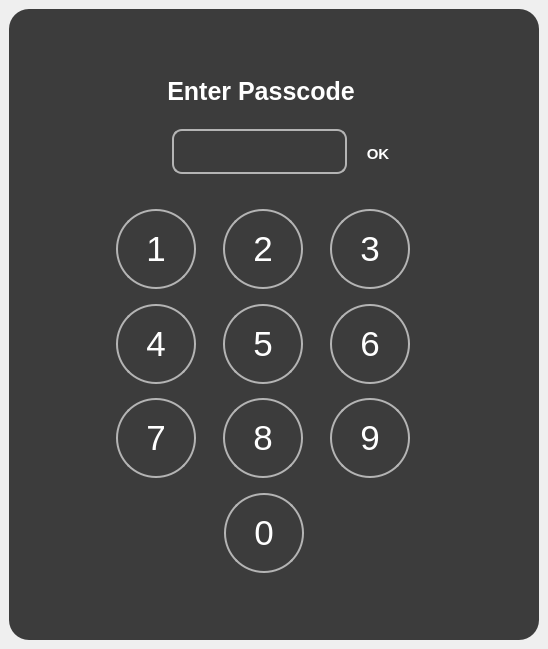
<?xml version="1.0" encoding="UTF-8"?>
<ui version="4.0">
 <class>MainWindow</class>
 <widget class="QMainWindow" name="MainWindow">
  <property name="geometry">
   <rect>
    <x>0</x>
    <y>0</y>
    <width>548</width>
    <height>649</height>
   </rect>
  </property>
  <property name="windowTitle">
   <string>MainWindow</string>
  </property>
  <widget class="QWidget" name="centralwidget">
   <layout class="QVBoxLayout" name="verticalLayout">
    <item>
     <widget class="QFrame" name="main_frame">
      <property name="styleSheet">
       <string notr="true">background-color: rgb(60, 60, 60);
border-radius : 20px</string>
      </property>
      <property name="frameShape">
       <enum>QFrame::StyledPanel</enum>
      </property>
      <property name="frameShadow">
       <enum>QFrame::Raised</enum>
      </property>
      <layout class="QVBoxLayout" name="verticalLayout_2">
       <property name="spacing">
        <number>0</number>
       </property>
       <property name="leftMargin">
        <number>50</number>
       </property>
       <property name="topMargin">
        <number>64</number>
       </property>
       <property name="rightMargin">
        <number>70</number>
       </property>
       <property name="bottomMargin">
        <number>50</number>
       </property>
       <item>
        <widget class="QFrame" name="frame_8">
         <property name="maximumSize">
          <size>
           <width>16777215</width>
           <height>120</height>
          </size>
         </property>
         <property name="frameShape">
          <enum>QFrame::StyledPanel</enum>
         </property>
         <property name="frameShadow">
          <enum>QFrame::Raised</enum>
         </property>
         <layout class="QVBoxLayout" name="verticalLayout_3">
          <property name="spacing">
           <number>0</number>
          </property>
          <property name="leftMargin">
           <number>19</number>
          </property>
          <property name="topMargin">
           <number>0</number>
          </property>
          <property name="rightMargin">
           <number>9</number>
          </property>
          <property name="bottomMargin">
           <number>14</number>
          </property>
          <item>
           <widget class="QFrame" name="passcode_frame">
            <property name="frameShape">
             <enum>QFrame::StyledPanel</enum>
            </property>
            <property name="frameShadow">
             <enum>QFrame::Raised</enum>
            </property>
            <layout class="QHBoxLayout" name="horizontalLayout_6">
             <property name="spacing">
              <number>0</number>
             </property>
             <property name="leftMargin">
              <number>0</number>
             </property>
             <property name="topMargin">
              <number>0</number>
             </property>
             <property name="rightMargin">
              <number>16</number>
             </property>
             <property name="bottomMargin">
              <number>0</number>
             </property>
             <item>
              <widget class="QLabel" name="passcode_label">
               <property name="sizePolicy">
                <sizepolicy hsizetype="Preferred" vsizetype="Preferred">
                 <horstretch>0</horstretch>
                 <verstretch>0</verstretch>
                </sizepolicy>
               </property>
               <property name="maximumSize">
                <size>
                 <width>16777215</width>
                 <height>20</height>
                </size>
               </property>
               <property name="styleSheet">
                <string notr="true">QLabel{
	background-color: transparent;
	color: rgb(255, 255, 255);
	font: bold 25px;
}</string>
               </property>
               <property name="text">
                <string>Enter Passcode</string>
               </property>
               <property name="alignment">
                <set>Qt::AlignCenter</set>
               </property>
              </widget>
             </item>
            </layout>
           </widget>
          </item>
          <item>
           <widget class="QFrame" name="result_frame">
            <property name="maximumSize">
             <size>
              <width>16777215</width>
              <height>70</height>
             </size>
            </property>
            <property name="styleSheet">
             <string notr="true">background-color: transparent;</string>
            </property>
            <property name="frameShape">
             <enum>QFrame::StyledPanel</enum>
            </property>
            <property name="frameShadow">
             <enum>QFrame::Raised</enum>
            </property>
            <layout class="QHBoxLayout" name="horizontalLayout_2">
             <property name="leftMargin">
              <number>94</number>
             </property>
             <property name="topMargin">
              <number>20</number>
             </property>
             <property name="rightMargin">
              <number>57</number>
             </property>
             <property name="bottomMargin">
              <number>5</number>
             </property>
             <item>
              <widget class="QLineEdit" name="display_line">
               <property name="sizePolicy">
                <sizepolicy hsizetype="Preferred" vsizetype="Preferred">
                 <horstretch>0</horstretch>
                 <verstretch>0</verstretch>
                </sizepolicy>
               </property>
               <property name="minimumSize">
                <size>
                 <width>0</width>
                 <height>40</height>
                </size>
               </property>
               <property name="styleSheet">
                <string notr="true">QLineEdit {
    border: 2px solid rgb(180, 180, 180);
    border-radius: 10px;
    padding: 0 8px;
    background-color: transparent;
    color: rgb(255, 255, 255);
    font: bold 15px;
}</string>
               </property>
               <property name="text">
                <string/>
               </property>
               <property name="readOnly">
                <bool>true</bool>
               </property>
              </widget>
             </item>
             <item>
              <widget class="QPushButton" name="button_ok">
               <property name="sizePolicy">
                <sizepolicy hsizetype="Preferred" vsizetype="Preferred">
                 <horstretch>0</horstretch>
                 <verstretch>0</verstretch>
                </sizepolicy>
               </property>
               <property name="minimumSize">
                <size>
                 <width>50</width>
                 <height>50</height>
                </size>
               </property>
               <property name="maximumSize">
                <size>
                 <width>50</width>
                 <height>70</height>
                </size>
               </property>
               <property name="styleSheet">
                <string notr="true">QPushButton {
    background-color: transparent;
	color: rgb(255, 255, 255);
    font: bold 15px;
    padding: 6px;
}


QPushButton:pressed {
    color: rgb(180, 180, 180);
}</string>
               </property>
               <property name="text">
                <string>OK</string>
               </property>
              </widget>
             </item>
            </layout>
           </widget>
          </item>
         </layout>
        </widget>
       </item>
       <item>
        <widget class="QFrame" name="keypad_frame">
         <property name="frameShape">
          <enum>QFrame::StyledPanel</enum>
         </property>
         <property name="frameShadow">
          <enum>QFrame::Raised</enum>
         </property>
         <layout class="QVBoxLayout" name="verticalLayout_6">
          <property name="spacing">
           <number>0</number>
          </property>
          <property name="leftMargin">
           <number>30</number>
          </property>
          <property name="rightMargin">
           <number>30</number>
          </property>
          <property name="bottomMargin">
           <number>10</number>
          </property>
          <item>
           <widget class="QFrame" name="frame_123">
            <property name="styleSheet">
             <string notr="true">background-color: transparent;</string>
            </property>
            <property name="frameShape">
             <enum>QFrame::StyledPanel</enum>
            </property>
            <property name="frameShadow">
             <enum>QFrame::Raised</enum>
            </property>
            <layout class="QHBoxLayout" name="horizontalLayout_3">
             <property name="spacing">
              <number>0</number>
             </property>
             <property name="leftMargin">
              <number>0</number>
             </property>
             <property name="topMargin">
              <number>0</number>
             </property>
             <property name="rightMargin">
              <number>0</number>
             </property>
             <property name="bottomMargin">
              <number>0</number>
             </property>
             <item>
              <widget class="QPushButton" name="button_1">
               <property name="sizePolicy">
                <sizepolicy hsizetype="Preferred" vsizetype="Preferred">
                 <horstretch>0</horstretch>
                 <verstretch>0</verstretch>
                </sizepolicy>
               </property>
               <property name="minimumSize">
                <size>
                 <width>80</width>
                 <height>80</height>
                </size>
               </property>
               <property name="maximumSize">
                <size>
                 <width>80</width>
                 <height>80</height>
                </size>
               </property>
               <property name="styleSheet">
                <string notr="true">QPushButton {
    background-color: transparent;
	color: rgb(255, 255, 255);
	border-style: solid;
    border-width: 2px;
    border-radius: 40px;
    border-color: rgb(180, 180, 180);
    font: 35px;
    padding: 6px;
}


QPushButton:hover{
    background-color:rgb(85, 85, 85);
}

QPushButton:pressed {
    background-color: rgb(180, 180, 180);
	border-color: rgb(180, 180, 180);
}</string>
               </property>
               <property name="text">
                <string>1</string>
               </property>
              </widget>
             </item>
             <item>
              <widget class="QPushButton" name="button_2">
               <property name="sizePolicy">
                <sizepolicy hsizetype="Preferred" vsizetype="Preferred">
                 <horstretch>0</horstretch>
                 <verstretch>0</verstretch>
                </sizepolicy>
               </property>
               <property name="minimumSize">
                <size>
                 <width>80</width>
                 <height>80</height>
                </size>
               </property>
               <property name="maximumSize">
                <size>
                 <width>80</width>
                 <height>80</height>
                </size>
               </property>
               <property name="styleSheet">
                <string notr="true">QPushButton {
    background-color: transparent;
	color: rgb(255, 255, 255);
	border-style: solid;
    border-width: 2px;
    border-radius: 40px;
    border-color: rgb(180, 180, 180);
    font: 35px;
    padding: 6px;
}


QPushButton:hover{
    background-color:rgb(85, 85, 85);
}

QPushButton:pressed {
    background-color: rgb(180, 180, 180);
	border-color: rgb(180, 180, 180);
}</string>
               </property>
               <property name="text">
                <string>2</string>
               </property>
              </widget>
             </item>
             <item>
              <widget class="QPushButton" name="button_3">
               <property name="sizePolicy">
                <sizepolicy hsizetype="Preferred" vsizetype="Preferred">
                 <horstretch>0</horstretch>
                 <verstretch>0</verstretch>
                </sizepolicy>
               </property>
               <property name="minimumSize">
                <size>
                 <width>80</width>
                 <height>80</height>
                </size>
               </property>
               <property name="maximumSize">
                <size>
                 <width>80</width>
                 <height>80</height>
                </size>
               </property>
               <property name="font">
                <font>
                 <pointsize>-1</pointsize>
                 <weight>50</weight>
                 <italic>false</italic>
                 <bold>false</bold>
                </font>
               </property>
               <property name="styleSheet">
                <string notr="true">QPushButton {
    background-color: transparent;
	color: rgb(255, 255, 255);
	border-style: solid;
    border-width: 2px;
    border-radius: 40px;
    border-color: rgb(180, 180, 180);
    font: 35px;
    padding: 6px;
}


QPushButton:hover{
    background-color:rgb(85, 85, 85);
}

QPushButton:pressed {
    background-color: rgb(180, 180, 180);
	border-color: rgb(180, 180, 180);
}</string>
               </property>
               <property name="text">
                <string>3</string>
               </property>
              </widget>
             </item>
            </layout>
           </widget>
          </item>
          <item>
           <widget class="QFrame" name="frame_456">
            <property name="styleSheet">
             <string notr="true">background-color: transparent;</string>
            </property>
            <property name="frameShape">
             <enum>QFrame::StyledPanel</enum>
            </property>
            <property name="frameShadow">
             <enum>QFrame::Raised</enum>
            </property>
            <layout class="QHBoxLayout" name="horizontalLayout">
             <property name="spacing">
              <number>0</number>
             </property>
             <property name="leftMargin">
              <number>0</number>
             </property>
             <property name="topMargin">
              <number>0</number>
             </property>
             <property name="rightMargin">
              <number>0</number>
             </property>
             <property name="bottomMargin">
              <number>0</number>
             </property>
             <item>
              <widget class="QPushButton" name="button_4">
               <property name="sizePolicy">
                <sizepolicy hsizetype="Preferred" vsizetype="Preferred">
                 <horstretch>0</horstretch>
                 <verstretch>0</verstretch>
                </sizepolicy>
               </property>
               <property name="minimumSize">
                <size>
                 <width>80</width>
                 <height>80</height>
                </size>
               </property>
               <property name="maximumSize">
                <size>
                 <width>80</width>
                 <height>80</height>
                </size>
               </property>
               <property name="styleSheet">
                <string notr="true">QPushButton {
    background-color: transparent;
	color: rgb(255, 255, 255);
	border-style: solid;
    border-width: 2px;
    border-radius: 40px;
    border-color: rgb(180, 180, 180);
    font: 35px;
    padding: 6px;
}


QPushButton:hover{
    background-color:rgb(85, 85, 85);
}

QPushButton:pressed {
    background-color: rgb(180, 180, 180);
	border-color: rgb(180, 180, 180);
}</string>
               </property>
               <property name="text">
                <string>4</string>
               </property>
              </widget>
             </item>
             <item>
              <widget class="QPushButton" name="button_5">
               <property name="sizePolicy">
                <sizepolicy hsizetype="Preferred" vsizetype="Preferred">
                 <horstretch>0</horstretch>
                 <verstretch>0</verstretch>
                </sizepolicy>
               </property>
               <property name="minimumSize">
                <size>
                 <width>80</width>
                 <height>80</height>
                </size>
               </property>
               <property name="maximumSize">
                <size>
                 <width>80</width>
                 <height>80</height>
                </size>
               </property>
               <property name="styleSheet">
                <string notr="true">QPushButton {
    background-color: transparent;
	color: rgb(255, 255, 255);
	border-style: solid;
    border-width: 2px;
    border-radius: 40px;
    border-color: rgb(180, 180, 180);
    font: 35px;
    padding: 6px;
}


QPushButton:hover{
    background-color:rgb(85, 85, 85);
}

QPushButton:pressed {
    background-color: rgb(180, 180, 180);
	border-color: rgb(180, 180, 180);
}</string>
               </property>
               <property name="text">
                <string>5</string>
               </property>
              </widget>
             </item>
             <item>
              <widget class="QPushButton" name="button_6">
               <property name="sizePolicy">
                <sizepolicy hsizetype="Preferred" vsizetype="Preferred">
                 <horstretch>0</horstretch>
                 <verstretch>0</verstretch>
                </sizepolicy>
               </property>
               <property name="minimumSize">
                <size>
                 <width>80</width>
                 <height>80</height>
                </size>
               </property>
               <property name="maximumSize">
                <size>
                 <width>80</width>
                 <height>80</height>
                </size>
               </property>
               <property name="styleSheet">
                <string notr="true">QPushButton {
    background-color: transparent;
	color: rgb(255, 255, 255);
	border-style: solid;
    border-width: 2px;
    border-radius: 40px;
    border-color: rgb(180, 180, 180);
    font: 35px;
    padding: 6px;
}


QPushButton:hover{
    background-color:rgb(85, 85, 85);
}

QPushButton:pressed {
    background-color: rgb(180, 180, 180);
	border-color: rgb(180, 180, 180);
}</string>
               </property>
               <property name="text">
                <string>6</string>
               </property>
              </widget>
             </item>
            </layout>
           </widget>
          </item>
          <item>
           <widget class="QFrame" name="frame_789">
            <property name="styleSheet">
             <string notr="true">background-color: transparent;</string>
            </property>
            <property name="frameShape">
             <enum>QFrame::StyledPanel</enum>
            </property>
            <property name="frameShadow">
             <enum>QFrame::Raised</enum>
            </property>
            <layout class="QHBoxLayout" name="horizontalLayout_4">
             <property name="spacing">
              <number>0</number>
             </property>
             <property name="leftMargin">
              <number>0</number>
             </property>
             <property name="topMargin">
              <number>0</number>
             </property>
             <property name="rightMargin">
              <number>0</number>
             </property>
             <property name="bottomMargin">
              <number>0</number>
             </property>
             <item>
              <widget class="QPushButton" name="button_7">
               <property name="sizePolicy">
                <sizepolicy hsizetype="Preferred" vsizetype="Preferred">
                 <horstretch>0</horstretch>
                 <verstretch>0</verstretch>
                </sizepolicy>
               </property>
               <property name="minimumSize">
                <size>
                 <width>80</width>
                 <height>80</height>
                </size>
               </property>
               <property name="maximumSize">
                <size>
                 <width>80</width>
                 <height>80</height>
                </size>
               </property>
               <property name="styleSheet">
                <string notr="true">QPushButton {
    background-color: transparent;
	color: rgb(255, 255, 255);
	border-style: solid;
    border-width: 2px;
    border-radius: 40px;
    border-color: rgb(180, 180, 180);
    font: 35px;
    padding: 6px;
}


QPushButton:hover{
    background-color:rgb(85, 85, 85);
}

QPushButton:pressed {
    background-color: rgb(180, 180, 180);
	border-color: rgb(180, 180, 180);
}</string>
               </property>
               <property name="text">
                <string>7</string>
               </property>
              </widget>
             </item>
             <item>
              <widget class="QPushButton" name="button_8">
               <property name="sizePolicy">
                <sizepolicy hsizetype="Preferred" vsizetype="Preferred">
                 <horstretch>0</horstretch>
                 <verstretch>0</verstretch>
                </sizepolicy>
               </property>
               <property name="minimumSize">
                <size>
                 <width>80</width>
                 <height>80</height>
                </size>
               </property>
               <property name="maximumSize">
                <size>
                 <width>80</width>
                 <height>80</height>
                </size>
               </property>
               <property name="styleSheet">
                <string notr="true">QPushButton {
    background-color: transparent;
	color: rgb(255, 255, 255);
	border-style: solid;
    border-width: 2px;
    border-radius: 40px;
    border-color: rgb(180, 180, 180);
    font: 35px;
    padding: 6px;
}


QPushButton:hover{
    background-color:rgb(85, 85, 85);
}

QPushButton:pressed {
    background-color: rgb(180, 180, 180);
	border-color: rgb(180, 180, 180);
}</string>
               </property>
               <property name="text">
                <string>8</string>
               </property>
              </widget>
             </item>
             <item>
              <widget class="QPushButton" name="button_9">
               <property name="sizePolicy">
                <sizepolicy hsizetype="Preferred" vsizetype="Preferred">
                 <horstretch>0</horstretch>
                 <verstretch>0</verstretch>
                </sizepolicy>
               </property>
               <property name="minimumSize">
                <size>
                 <width>80</width>
                 <height>80</height>
                </size>
               </property>
               <property name="maximumSize">
                <size>
                 <width>80</width>
                 <height>80</height>
                </size>
               </property>
               <property name="styleSheet">
                <string notr="true">QPushButton {
    background-color: transparent;
	color: rgb(255, 255, 255);
	border-style: solid;
    border-width: 2px;
    border-radius: 40px;
    border-color: rgb(180, 180, 180);
    font: 35px;
    padding: 6px;
}


QPushButton:hover{
    background-color:rgb(85, 85, 85);
}

QPushButton:pressed {
    background-color: rgb(180, 180, 180);
	border-color: rgb(180, 180, 180);
}</string>
               </property>
               <property name="text">
                <string>9</string>
               </property>
              </widget>
             </item>
            </layout>
           </widget>
          </item>
          <item>
           <widget class="QFrame" name="frame_0">
            <property name="frameShape">
             <enum>QFrame::StyledPanel</enum>
            </property>
            <property name="frameShadow">
             <enum>QFrame::Raised</enum>
            </property>
            <layout class="QHBoxLayout" name="horizontalLayout_5">
             <property name="spacing">
              <number>0</number>
             </property>
             <property name="leftMargin">
              <number>0</number>
             </property>
             <property name="topMargin">
              <number>0</number>
             </property>
             <property name="rightMargin">
              <number>0</number>
             </property>
             <property name="bottomMargin">
              <number>0</number>
             </property>
             <item>
              <widget class="QPushButton" name="button_0">
               <property name="sizePolicy">
                <sizepolicy hsizetype="Preferred" vsizetype="Preferred">
                 <horstretch>0</horstretch>
                 <verstretch>0</verstretch>
                </sizepolicy>
               </property>
               <property name="minimumSize">
                <size>
                 <width>80</width>
                 <height>80</height>
                </size>
               </property>
               <property name="maximumSize">
                <size>
                 <width>80</width>
                 <height>80</height>
                </size>
               </property>
               <property name="styleSheet">
                <string notr="true">QPushButton {
    background-color: transparent;
	color: rgb(255, 255, 255);
	border-style: solid;
    border-width: 2px;
    border-radius: 40px;
    border-color: rgb(180, 180, 180);
    font: 35px;
    padding: 6px;
}


QPushButton:hover{
    background-color:rgb(85, 85, 85);
}

QPushButton:pressed {
    background-color: rgb(180, 180, 180);
	border-color: rgb(180, 180, 180);
}</string>
               </property>
               <property name="text">
                <string>0</string>
               </property>
              </widget>
             </item>
            </layout>
           </widget>
          </item>
         </layout>
        </widget>
       </item>
      </layout>
     </widget>
    </item>
   </layout>
  </widget>
 </widget>
 <resources/>
 <connections/>
</ui>
